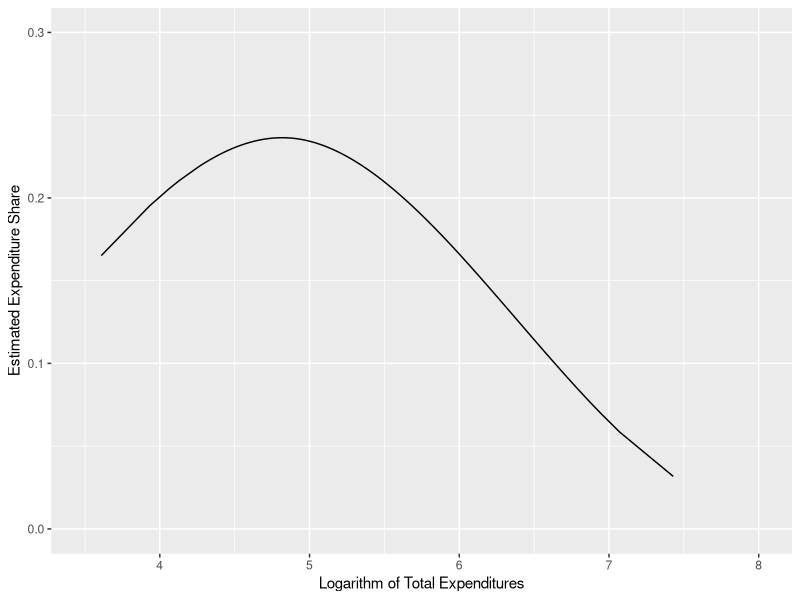

Recreate this plot in R.
##########################################################
#                                                        #
#                  Generate Figure 2                     #
#                                                        #
##########################################################

rm(list=ls())

##########################################################
#         Define the values of the parameters            #
#                and prepare the data                    #
##########################################################

#Parametrization
rparm <- 10^(-9) #Stabilization Parameter
nbase <- 4
ksp <- 3 #Order of the spline
nk0 <- 4 #No. of spline knots in [-1,1]

#Data import
data <- read.table(file = "Figure_2_data.txt", header = FALSE, sep = "")
y <- data[,1]
x <- data[,2]
w <- data[,3]
n <- length(x)

#Transform X and W to unit interval
delx <- max(x) - min(x)
minx <- min(x)
x <- (x - minx)/delx
w <- (w - min(w))/(max(w) - min(w))

##########################################################
#     Define functions used in the main program          #
##########################################################

#Generate n knot points [0,1] for B-splines of order k
#Create a vector of numbers from 0 to 1 with increment 1/nk1, 
#then k numbers below 0 and above 1 with increment 1/nk1
ksplines <- function(nk1, k) {
  
  kn0 <- 0
  for (i in (1:nk1)) {
    lastval <- kn0[length(kn0)]
    newval <- lastval + (1 / nk1)
    kn0 <- c(kn0, newval)
  }
  
  temp0 <- -1/nk1
  for (i in (1:(k - 1))) {
    lastval <- temp0[length(temp0)]
    newval <- lastval - (1 / nk1)
    temp0 <- c(temp0, newval)
  }
  temp0 <- rev(temp0)
  
  temp1 <- 1 + (1/nk1)
  for (i in (1:(k - 1))) {
    lastval <- temp1[length(temp1)]
    newval <- lastval + (1 / nk1)
    temp1 <- c(temp1, newval)
  }
  
  mylist <- c(temp0, kn0, temp1)
  return(mylist)
  
}

#Generate matrix identifying the non-zero terms of the spline summand
#and the product coefficient for each spline component. The p^{th} 
#column of *smat* corresponds to the p^{th} B-spline.
spmat <- function(k, xkt, del) {
  nb_rows <- length(xkt) #number of elements in the vector generated with kspline
  nb_cols <- nb_rows - k - 1
  smat <- matrix( rep( 0, len=(nb_rows*nb_cols)), nrow = nb_rows) #0-matrix (nk rows and np col)
  
  #Compute the product that gives the sign and factor of the term
  for (row_i in (1:nb_rows)){
    
    for (col_j in (1:nb_cols)){
      #replace the elements of the 0 matrix by 1 if:
      #its line >= column & line =< column + k + 1
      col_max <- col_j + k + 1
      if ((row_i >= col_j) & (row_i<= col_max)){
        smat[row_i,col_j] <- 1 
      }
      
      sign <- 1
      
      if (smat[row_i,col_j] > 0){
        for (column in (col_j:col_max)){
          if (column != row_i){
            sign <- sign * (del / (column - row_i))
          }
        }
      }
      
      smat[row_i,col_j] <- smat[row_i,col_j] * sign
      
    }
  }
  return(smat)
}

#Evaluate the p^{th} B-spline at the values of x
b_spline <- function(variable, p, k, xkt, smat){
  mymat <- matrix(rep( 0, len=(length(xkt)*length(variable))), nrow = length(xkt))
  for (i in (1:length(xkt))) {
    for (j in (1:length(variable))) {
      mymat[i, j] <- variable[j] - xkt[i]
    }
  }
  
  mymat2 <- abs(mymat)^k

  term <- matrix(rep( 0, len=(length(xkt)*length(variable))), nrow = length(xkt))
  for (i in (1:dim(mymat)[1])) {
    for (j in (1:dim(mymat)[2])) {
      if (mymat[i, j] > 0) {
        col <- smat[,p]
        term[i,j] <- mymat2[i,j]*col[i]
      }
    }
  }
  
  #sum of each column of term
  vect <- vector(mode = "numeric", length = 0)
  for (i in (1:(dim(term)[2]))){
    newval <- sum(term[,i])
    vect <- c(vect, newval)
  }
  return(vect)
}

#Evaluate the spline basis at each value of X or W
spbase <- function(variable, nk, k, n) {
  nk1 <- nk - 1
  del <- nk1 / 2
  xkt <- ksplines(nk1, k)
  smat <- spmat(k,xkt,del)
  nkk <- length(xkt)
  np <- nkk - k - 1
  
  #Evaluate spline basis at each x value
  z <- matrix(rep(0, n*np), nrow = n)
  for (ip in (1:np)) {
    z[,ip] <- b_spline(variable, ip, k, xkt, smat)
  }
  return(z)
}

##########################################################
#            Estimate Fourier coefficients               #
##########################################################
xx <- 5 * spbase(x, nk0, ksp, n)
ww <- 5 * spbase(w, nk0, ksp, n)

qmat <- (crossprod(xx, ww)%*%crossprod(ww,xx))/(n^2)
nmat <- (crossprod(xx,ww)%*%t(ww))/(n^2)
nb_col_qmat = dim(qmat)[1]
qmat <- qmat + (rparm * diag(nb_col_qmat)) 
bhat <- solve(qmat) %*% nmat %*% y

yhat <- xx %*% bhat
xx <- (delx * x) + minx

results <- data.frame(yhat,xx)
results <- results[order(yhat),]

library(ggplot2)
ggplot(results, aes(results$xx)) + 
  geom_line(aes(y = yhat)) + 
  scale_x_continuous(name="Logarithm of Total Expenditures", limits=c(3.5, 8)) +
  scale_y_continuous(name="Estimated Expenditure Share", limits=c(0, 0.3)) 
  # + ggtitle("Estimated Engel curve for food")
